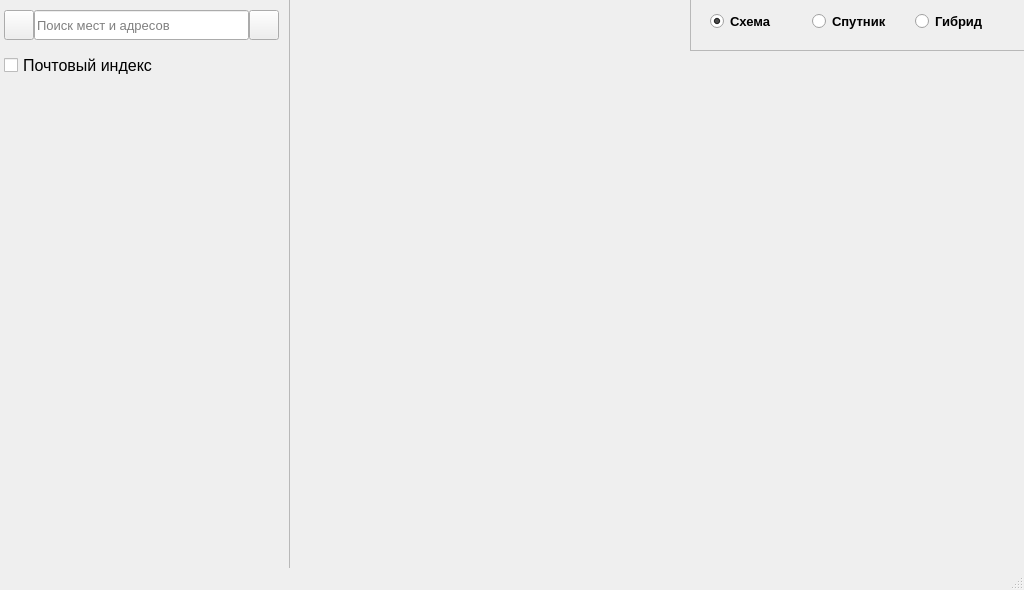
<?xml version="1.0" encoding="UTF-8"?>
<ui version="4.0">
 <class>MainWindow</class>
 <widget class="QMainWindow" name="MainWindow">
  <property name="geometry">
   <rect>
    <x>0</x>
    <y>0</y>
    <width>1024</width>
    <height>590</height>
   </rect>
  </property>
  <property name="minimumSize">
   <size>
    <width>1024</width>
    <height>590</height>
   </size>
  </property>
  <property name="maximumSize">
   <size>
    <width>1024</width>
    <height>590</height>
   </size>
  </property>
  <property name="windowTitle">
   <string>MAPS API</string>
  </property>
  <widget class="QWidget" name="centralwidget">
   <widget class="QLabel" name="map_lablel">
    <property name="geometry">
     <rect>
      <x>340</x>
      <y>90</y>
      <width>640</width>
      <height>450</height>
     </rect>
    </property>
    <property name="frameShape">
     <enum>QFrame::NoFrame</enum>
    </property>
    <property name="text">
     <string/>
    </property>
    <property name="pixmap">
     <pixmap>../Space-Nomads_/data/planet_bg.png</pixmap>
    </property>
   </widget>
   <widget class="QFrame" name="frame">
    <property name="geometry">
     <rect>
      <x>-131</x>
      <y>-20</y>
      <width>421</width>
      <height>821</height>
     </rect>
    </property>
    <property name="font">
     <font>
      <pointsize>10</pointsize>
     </font>
    </property>
    <property name="frameShape">
     <enum>QFrame::StyledPanel</enum>
    </property>
    <property name="frameShadow">
     <enum>QFrame::Raised</enum>
    </property>
    <widget class="QPushButton" name="search_button">
     <property name="geometry">
      <rect>
       <x>380</x>
       <y>30</y>
       <width>30</width>
       <height>30</height>
      </rect>
     </property>
     <property name="text">
      <string/>
     </property>
     <property name="icon">
      <iconset>
       <normaloff>search.png</normaloff>search.png</iconset>
     </property>
     <property name="iconSize">
      <size>
       <width>20</width>
       <height>20</height>
      </size>
     </property>
    </widget>
    <widget class="QLineEdit" name="searching_line">
     <property name="geometry">
      <rect>
       <x>165</x>
       <y>30</y>
       <width>215</width>
       <height>30</height>
      </rect>
     </property>
     <property name="text">
      <string/>
     </property>
     <property name="placeholderText">
      <string>Поиск мест и адресов</string>
     </property>
    </widget>
    <widget class="QPushButton" name="reset">
     <property name="geometry">
      <rect>
       <x>135</x>
       <y>30</y>
       <width>30</width>
       <height>30</height>
      </rect>
     </property>
     <property name="text">
      <string/>
     </property>
     <property name="icon">
      <iconset>
       <normaloff>location.png</normaloff>location.png</iconset>
     </property>
     <property name="iconSize">
      <size>
       <width>20</width>
       <height>20</height>
      </size>
     </property>
    </widget>
    <widget class="QLabel" name="result_search">
     <property name="geometry">
      <rect>
       <x>135</x>
       <y>110</y>
       <width>261</width>
       <height>141</height>
      </rect>
     </property>
     <property name="font">
      <font>
       <pointsize>12</pointsize>
      </font>
     </property>
     <property name="text">
      <string/>
     </property>
     <property name="wordWrap">
      <bool>true</bool>
     </property>
    </widget>
    <widget class="QCheckBox" name="postal_code_box">
     <property name="geometry">
      <rect>
       <x>135</x>
       <y>70</y>
       <width>261</width>
       <height>31</height>
      </rect>
     </property>
     <property name="font">
      <font>
       <pointsize>12</pointsize>
      </font>
     </property>
     <property name="text">
      <string>Почтовый индекс</string>
     </property>
    </widget>
   </widget>
   <widget class="QFrame" name="frame_2">
    <property name="geometry">
     <rect>
      <x>690</x>
      <y>-70</y>
      <width>341</width>
      <height>121</height>
     </rect>
    </property>
    <property name="frameShape">
     <enum>QFrame::StyledPanel</enum>
    </property>
    <property name="frameShadow">
     <enum>QFrame::Raised</enum>
    </property>
    <widget class="QWidget" name="layoutWidget">
     <property name="geometry">
      <rect>
       <x>20</x>
       <y>80</y>
       <width>301</width>
       <height>23</height>
      </rect>
     </property>
     <layout class="QHBoxLayout" name="horizontalLayout">
      <property name="leftMargin">
       <number>0</number>
      </property>
      <item>
       <widget class="QRadioButton" name="map_radio">
        <property name="font">
         <font>
          <pointsize>10</pointsize>
          <weight>75</weight>
          <bold>true</bold>
         </font>
        </property>
        <property name="text">
         <string>Схема</string>
        </property>
        <property name="checked">
         <bool>true</bool>
        </property>
       </widget>
      </item>
      <item>
       <widget class="QRadioButton" name="sat_radio">
        <property name="font">
         <font>
          <pointsize>10</pointsize>
          <weight>75</weight>
          <bold>true</bold>
         </font>
        </property>
        <property name="text">
         <string>Спутник</string>
        </property>
       </widget>
      </item>
      <item>
       <widget class="QRadioButton" name="skl_radio">
        <property name="font">
         <font>
          <pointsize>10</pointsize>
          <weight>75</weight>
          <bold>true</bold>
         </font>
        </property>
        <property name="text">
         <string>Гибрид</string>
        </property>
       </widget>
      </item>
     </layout>
    </widget>
   </widget>
  </widget>
  <widget class="QStatusBar" name="statusbar"/>
 </widget>
 <resources/>
 <connections/>
</ui>
